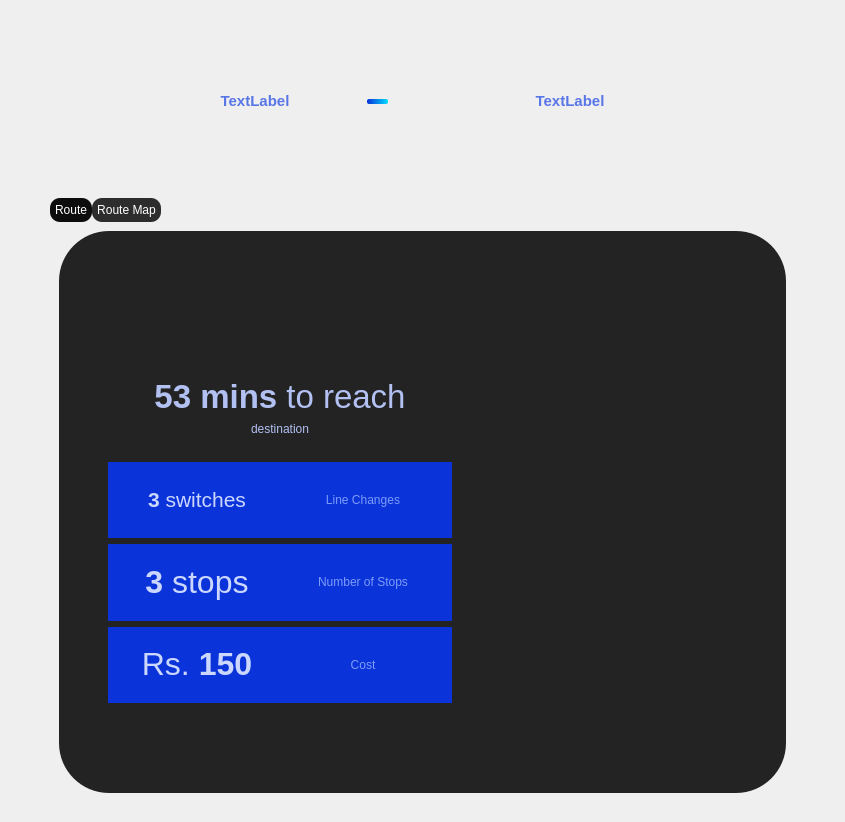
            <widget class="QWidget" name="page_path">
             <layout class="QVBoxLayout" name="verticalLayout_10">
              <property name="leftMargin">
               <number>50</number>
              </property>
              <property name="rightMargin">
               <number>50</number>
              </property>
              <property name="bottomMargin">
               <number>20</number>
              </property>
              <item>
               <widget class="QFrame" name="frame_4">
                <property name="minimumSize">
                 <size>
                  <width>700</width>
                  <height>181</height>
                 </size>
                </property>
                <property name="maximumSize">
                 <size>
                  <width>16777215</width>
                  <height>181</height>
                 </size>
                </property>
                <property name="styleSheet">
                 <string notr="true">background:transparent
</string>
                </property>
                <property name="frameShape">
                 <enum>QFrame::NoFrame</enum>
                </property>
                <property name="frameShadow">
                 <enum>QFrame::Raised</enum>
                </property>
                <layout class="QHBoxLayout" name="horizontalLayout_4">
                 <property name="spacing">
                  <number>7</number>
                 </property>
                 <property name="leftMargin">
                  <number>100</number>
                 </property>
                 <property name="rightMargin">
                  <number>130</number>
                 </property>
                 <item>
                  <widget class="QLabel" name="label_start">
                   <property name="sizePolicy">
                    <sizepolicy hsizetype="Minimum" vsizetype="Minimum">
                     <horstretch>0</horstretch>
                     <verstretch>0</verstretch>
                    </sizepolicy>
                   </property>
                   <property name="minimumSize">
                    <size>
                     <width>200</width>
                     <height>40</height>
                    </size>
                   </property>
                   <property name="maximumSize">
                    <size>
                     <width>200</width>
                     <height>40</height>
                    </size>
                   </property>
                   <property name="font">
                    <font>
                     <family>Segoe UI</family>
                     <pointsize>11</pointsize>
                     <weight>75</weight>
                     <bold>true</bold>
                    </font>
                   </property>
                   <property name="styleSheet">
                    <string notr="true">QLabel{
margin-left: 10px; 
border-radius: 20px;
border: 2px solid transparent; 
background: transparent;
color: rgb(89, 118, 231);
}
QLabel:hover{
margin-left: 10px; 
border: 2px solid rgb(10, 51, 217); 
background:  rgb(10, 51, 217);
color: rgb(178, 192, 242);
}
</string>
                   </property>
                   <property name="frameShape">
                    <enum>QFrame::Box</enum>
                   </property>
                   <property name="text">
                    <string>&lt;strong&gt;TextLabel&lt;/strong&gt;</string>
                   </property>
                   <property name="alignment">
                    <set>Qt::AlignCenter</set>
                   </property>
                  </widget>
                 </item>
                 <item>
                  <spacer name="horizontalSpacer">
                   <property name="orientation">
                    <enum>Qt::Horizontal</enum>
                   </property>
                   <property name="sizeType">
                    <enum>QSizePolicy::Fixed</enum>
                   </property>
                   <property name="sizeHint" stdset="0">
                    <size>
                     <width>10</width>
                     <height>20</height>
                    </size>
                   </property>
                  </spacer>
                 </item>
                 <item>
                  <widget class="QProgressBar" name="progressBar">
                   <property name="minimumSize">
                    <size>
                     <width>0</width>
                     <height>5</height>
                    </size>
                   </property>
                   <property name="maximumSize">
                    <size>
                     <width>16777215</width>
                     <height>5</height>
                    </size>
                   </property>
                   <property name="focusPolicy">
                    <enum>Qt::NoFocus</enum>
                   </property>
                   <property name="styleSheet">
                    <string notr="true">QProgressBar{
background-color: transparent;
color: rgb(200, 200, 200);
border-style: none;
border-radius: 2px;

}
QProgressBar::chunk{
border-radius: 2px;
background:qlineargradient(spread:repeat, x1:0, y1:0.511, x2:1, y2:0.506, stop:0 rgb(10, 51, 217), stop:1 #03ddff);
border: 0px;
}</string>
                   </property>
                   <property name="maximum">
                    <number>100</number>
                   </property>
                   <property name="value">
                    <number>24</number>
                   </property>
                   <property name="alignment">
                    <set>Qt::AlignCenter</set>
                   </property>
                   <property name="textVisible">
                    <bool>false</bool>
                   </property>
                  </widget>
                 </item>
                 <item>
                  <widget class="QLabel" name="label_end">
                   <property name="sizePolicy">
                    <sizepolicy hsizetype="Minimum" vsizetype="Minimum">
                     <horstretch>0</horstretch>
                     <verstretch>0</verstretch>
                    </sizepolicy>
                   </property>
                   <property name="minimumSize">
                    <size>
                     <width>200</width>
                     <height>40</height>
                    </size>
                   </property>
                   <property name="maximumSize">
                    <size>
                     <width>200</width>
                     <height>40</height>
                    </size>
                   </property>
                   <property name="font">
                    <font>
                     <family>Segoe UI</family>
                     <pointsize>11</pointsize>
                     <weight>75</weight>
                     <bold>true</bold>
                    </font>
                   </property>
                   <property name="styleSheet">
                    <string notr="true">QLabel{
margin-left: 10px; 
border-radius: 20px;
border: 2px solid transparent; 
background: transparent;
color: rgb(89, 118, 231);
}
QLabel:hover{
margin-left: 10px; 
border: 2px solid rgb(10, 51, 217); 
background:  rgb(10, 51, 217);
color: rgb(178, 192, 242);
}
</string>
                   </property>
                   <property name="text">
                    <string>TextLabel</string>
                   </property>
                   <property name="alignment">
                    <set>Qt::AlignCenter</set>
                   </property>
                  </widget>
                 </item>
                </layout>
                <zorder>progressBar</zorder>
                <zorder>label_start</zorder>
                <zorder>label_end</zorder>
                <zorder>horizontalSpacer</zorder>
               </widget>
              </item>
              <item>
               <widget class="QTabWidget" name="tabWidget">
                <property name="layoutDirection">
                 <enum>Qt::LeftToRight</enum>
                </property>
                <property name="autoFillBackground">
                 <bool>false</bool>
                </property>
                <property name="styleSheet">
                 <string notr="true">
QTabWidget::pane { border: 0; }
QTabBar::tab {
  background: rgb(45, 45, 45);
  color: white; 
border-radius:10px;
padding : 5px;
} 
QTabBar::tab:selected {
  
	background-color: rgb(13, 13, 13);
  color: white; 
padding : 5px;
} 
QTabBar::tab:hover {
  background: rgb(94, 123, 233);
  color: white; 
padding : 5px;
} </string>
                </property>
                <property name="tabPosition">
                 <enum>QTabWidget::North</enum>
                </property>
                <property name="tabShape">
                 <enum>QTabWidget::Rounded</enum>
                </property>
                <property name="currentIndex">
                 <number>0</number>
                </property>
                <property name="elideMode">
                 <enum>Qt::ElideLeft</enum>
                </property>
                <property name="usesScrollButtons">
                 <bool>true</bool>
                </property>
                <property name="tabsClosable">
                 <bool>false</bool>
                </property>
                <property name="tabBarAutoHide">
                 <bool>false</bool>
                </property>
                <widget class="QWidget" name="Route">
                 <attribute name="title">
                  <string>Route</string>
                 </attribute>
                 <layout class="QVBoxLayout" name="verticalLayout_13">
                  <item>
                   <widget class="QFrame" name="frame_2">
                    <property name="minimumSize">
                     <size>
                      <width>0</width>
                      <height>0</height>
                     </size>
                    </property>
                    <property name="styleSheet">
                     <string notr="true">background:rgb(35,35,35);
border-radius:50px;</string>
                    </property>
                    <property name="frameShape">
                     <enum>QFrame::NoFrame</enum>
                    </property>
                    <property name="frameShadow">
                     <enum>QFrame::Raised</enum>
                    </property>
                    <layout class="QHBoxLayout" name="horizontalLayout_5">
                     <property name="spacing">
                      <number>50</number>
                     </property>
                     <property name="leftMargin">
                      <number>40</number>
                     </property>
                     <property name="topMargin">
                      <number>40</number>
                     </property>
                     <property name="rightMargin">
                      <number>40</number>
                     </property>
                     <property name="bottomMargin">
                      <number>40</number>
                     </property>
                     <item>
                      <widget class="QFrame" name="frame_5">
                       <property name="minimumSize">
                        <size>
                         <width>362</width>
                         <height>400</height>
                        </size>
                       </property>
                       <property name="maximumSize">
                        <size>
                         <width>16777215</width>
                         <height>400</height>
                        </size>
                       </property>
                       <property name="styleSheet">
                        <string notr="true">background: transparent;
border-radius:25px;</string>
                       </property>
                       <property name="frameShape">
                        <enum>QFrame::NoFrame</enum>
                       </property>
                       <property name="frameShadow">
                        <enum>QFrame::Raised</enum>
                       </property>
                       <layout class="QVBoxLayout" name="verticalLayout_11">
                        <item>
                         <widget class="QFrame" name="frame_7">
                          <property name="minimumSize">
                           <size>
                            <width>0</width>
                            <height>135</height>
                           </size>
                          </property>
                          <property name="maximumSize">
                           <size>
                            <width>16777215</width>
                            <height>125</height>
                           </size>
                          </property>
                          <property name="frameShape">
                           <enum>QFrame::StyledPanel</enum>
                          </property>
                          <property name="frameShadow">
                           <enum>QFrame::Raised</enum>
                          </property>
                          <layout class="QVBoxLayout" name="verticalLayout_12">
                           <item>
                            <widget class="QLabel" name="label_time">
                             <property name="font">
                              <font>
                               <family>Segoe UI</family>
                               <pointsize>25</pointsize>
                              </font>
                             </property>
                             <property name="styleSheet">
                              <string notr="true">color:rgb(178, 192, 242);</string>
                             </property>
                             <property name="text">
                              <string>&lt;strong&gt;53 mins&lt;/strong&gt; to reach</string>
                             </property>
                             <property name="alignment">
                              <set>Qt::AlignBottom|Qt::AlignHCenter</set>
                             </property>
                            </widget>
                           </item>
                           <item>
                            <widget class="QLabel" name="label_6">
                             <property name="maximumSize">
                              <size>
                               <width>16777215</width>
                               <height>30</height>
                              </size>
                             </property>
                             <property name="font">
                              <font>
                               <family>Segoe UI</family>
                              </font>
                             </property>
                             <property name="styleSheet">
                              <string notr="true">color:rgb(178, 192, 242);</string>
                             </property>
                             <property name="text">
                              <string>destination</string>
                             </property>
                             <property name="alignment">
                              <set>Qt::AlignHCenter|Qt::AlignTop</set>
                             </property>
                            </widget>
                           </item>
                          </layout>
                         </widget>
                        </item>
                        <item>
                         <widget class="QFrame" name="frame_10">
                          <property name="minimumSize">
                           <size>
                            <width>340</width>
                            <height>76</height>
                           </size>
                          </property>
                          <property name="styleSheet">
                           <string notr="true">background: rgb(10, 51, 217);
border-radius:0px;</string>
                          </property>
                          <property name="frameShape">
                           <enum>QFrame::StyledPanel</enum>
                          </property>
                          <property name="frameShadow">
                           <enum>QFrame::Raised</enum>
                          </property>
                          <layout class="QHBoxLayout" name="horizontalLayout_13">
                           <item>
                            <widget class="QLabel" name="label_changes">
                             <property name="font">
                              <font>
                               <pointsize>16</pointsize>
                              </font>
                             </property>
                             <property name="styleSheet">
                              <string notr="true">color:  rgb(203,215,255);</string>
                             </property>
                             <property name="text">
                              <string>&lt;strong&gt;3&lt;/strong&gt; switches</string>
                             </property>
                             <property name="alignment">
                              <set>Qt::AlignCenter</set>
                             </property>
                            </widget>
                           </item>
                           <item>
                            <widget class="QLabel" name="label_5">
                             <property name="styleSheet">
                              <string notr="true">color:  rgb(124, 156, 248);</string>
                             </property>
                             <property name="text">
                              <string>Line Changes</string>
                             </property>
                             <property name="alignment">
                              <set>Qt::AlignCenter</set>
                             </property>
                            </widget>
                           </item>
                          </layout>
                         </widget>
                        </item>
                        <item>
                         <widget class="QFrame" name="frame_9">
                          <property name="styleSheet">
                           <string notr="true">background: rgb(10, 51, 217);
border-radius:0px;</string>
                          </property>
                          <property name="frameShape">
                           <enum>QFrame::StyledPanel</enum>
                          </property>
                          <property name="frameShadow">
                           <enum>QFrame::Raised</enum>
                          </property>
                          <layout class="QHBoxLayout" name="horizontalLayout_7">
                           <item>
                            <widget class="QLabel" name="label_stops">
                             <property name="font">
                              <font>
                               <family>Segoe UI</family>
                               <pointsize>20</pointsize>
                               <weight>50</weight>
                               <bold>false</bold>
                              </font>
                             </property>
                             <property name="styleSheet">
                              <string notr="true">color:  rgb(203,215,255);</string>
                             </property>
                             <property name="text">
                              <string>&lt;html&gt;&lt;head/&gt;&lt;body&gt;&lt;p&gt;&lt;span style=&quot; font-size:24pt; font-weight:600;&quot;&gt;3 &lt;/span&gt;&lt;span style=&quot; font-size:24pt;&quot;&gt;stops&lt;/span&gt;&lt;/p&gt;&lt;/body&gt;&lt;/html&gt;</string>
                             </property>
                             <property name="alignment">
                              <set>Qt::AlignCenter</set>
                             </property>
                            </widget>
                           </item>
                           <item>
                            <widget class="QLabel" name="label_7">
                             <property name="font">
                              <font>
                               <family>Segoe UI</family>
                               <pointsize>9</pointsize>
                              </font>
                             </property>
                             <property name="styleSheet">
                              <string notr="true"> color: rgb(124, 156, 248);</string>
                             </property>
                             <property name="text">
                              <string>&lt;html&gt;&lt;head/&gt;&lt;body&gt;&lt;p&gt;Number of Stops&lt;/p&gt;&lt;/body&gt;&lt;/html&gt;</string>
                             </property>
                             <property name="alignment">
                              <set>Qt::AlignCenter</set>
                             </property>
                            </widget>
                           </item>
                          </layout>
                         </widget>
                        </item>
                        <item>
                         <widget class="QFrame" name="frame_8">
                          <property name="styleSheet">
                           <string notr="true">background: rgb(10, 51, 217);
border-radius:0px;</string>
                          </property>
                          <property name="frameShape">
                           <enum>QFrame::StyledPanel</enum>
                          </property>
                          <property name="frameShadow">
                           <enum>QFrame::Raised</enum>
                          </property>
                          <layout class="QHBoxLayout" name="horizontalLayout_8">
                           <item>
                            <widget class="QLabel" name="label_cost">
                             <property name="font">
                              <font>
                               <family>Segoe UI</family>
                               <pointsize>11</pointsize>
                               <weight>50</weight>
                               <bold>false</bold>
                              </font>
                             </property>
                             <property name="styleSheet">
                              <string notr="true">color:  rgb(203,215,255);</string>
                             </property>
                             <property name="text">
                              <string>&lt;html&gt;&lt;head/&gt;&lt;body&gt;&lt;p&gt;&lt;span style=&quot; font-size:24pt;&quot;&gt;Rs.&lt;/span&gt;&lt;span style=&quot; font-size:24pt; font-weight:600;&quot;&gt; 150&lt;/span&gt;&lt;/p&gt;&lt;/body&gt;&lt;/html&gt;</string>
                             </property>
                             <property name="alignment">
                              <set>Qt::AlignCenter</set>
                             </property>
                            </widget>
                           </item>
                           <item>
                            <widget class="QLabel" name="label_9">
                             <property name="font">
                              <font>
                               <family>Segoe UI</family>
                               <pointsize>9</pointsize>
                              </font>
                             </property>
                             <property name="styleSheet">
                              <string notr="true">color: rgb(124, 156, 248);</string>
                             </property>
                             <property name="text">
                              <string>&lt;html&gt;&lt;head/&gt;&lt;body&gt;&lt;p&gt;Cost&lt;/p&gt;&lt;/body&gt;&lt;/html&gt;</string>
                             </property>
                             <property name="alignment">
                              <set>Qt::AlignCenter</set>
                             </property>
                            </widget>
                           </item>
                          </layout>
                         </widget>
                        </item>
                       </layout>
                      </widget>
                     </item>
                     <item>
                      <widget class="QFrame" name="frame_6">
                       <property name="maximumSize">
                        <size>
                         <width>16777215</width>
                         <height>478</height>
                        </size>
                       </property>
                       <property name="frameShape">
                        <enum>QFrame::NoFrame</enum>
                       </property>
                       <property name="frameShadow">
                        <enum>QFrame::Raised</enum>
                       </property>
                       <layout class="QHBoxLayout" name="horizontalLayout_6">
                        <property name="leftMargin">
                         <number>0</number>
                        </property>
                        <property name="topMargin">
                         <number>0</number>
                        </property>
                        <property name="rightMargin">
                         <number>0</number>
                        </property>
                        <item>
                         <widget class="QScrollArea" name="scrollArea_2">
                          <property name="minimumSize">
                           <size>
                            <width>0</width>
                            <height>478</height>
                           </size>
                          </property>
                          <property name="maximumSize">
                           <size>
                            <width>16777215</width>
                            <height>478</height>
                           </size>
                          </property>
                          <property name="styleSheet">
                           <string notr="true">
 QScrollBar:vertical
 {
     background-color: #2A2929;
     width: 15px;
     margin: 15px 3px 15px 3px;
     border: 1px transparent;
     border-radius: 4px;
 }

 QScrollBar::handle:vertical
 {
     background-color:rgb(55,55,55);      
     min-height: 5px;
     border-radius: 4px;
 }

 QScrollBar::sub-line:vertical
 {
     margin: 3px 0px 3px 0px;
     border-image: url(:/qss_icons/rc/up_arrow_disabled.png);
     height: 10px;
     width: 10px;
     subcontrol-position: top;
     subcontrol-origin: margin;
 }

 QScrollBar::add-line:vertical
 {
     margin: 3px 0px 3px 0px;
     border-image: url(:/qss_icons/rc/up_arrow_disabled.png);
     height: 10px;
     width: 10px;
     subcontrol-position: bottom;
     subcontrol-origin: margin;
 }

 QScrollBar::sub-line:vertical:hover,QScrollBar::sub-line:vertical:on
 {

     border-image: url(:/qss_icons/rc/up_arrow.png);
     height: 10px;
     width: 10px;
     subcontrol-position: top;
     subcontrol-origin: margin;
 }


 QScrollBar::add-line:vertical:hover, QScrollBar::add-line:vertical:on
 {
     border-image: url(:/qss_icons/rc/up_arrow.png);
     height: 10px;
     width: 10px;
     subcontrol-position: bottom;
     subcontrol-origin: margin;
 }

 QScrollBar::up-arrow:vertical, QScrollBar::down-arrow:vertical
 {
     background: none;
 }


 QScrollBar::add-page:vertical, QScrollBar::sub-page:vertical
 {
     background: none;
 }</string>
                          </property>
                          <property name="widgetResizable">
                           <bool>true</bool>
                          </property>
                          <widget class="QWidget" name="scrollAreaWidgetContents_2">
                           <property name="geometry">
                            <rect>
                             <x>0</x>
                             <y>0</y>
                             <width>346</width>
                             <height>478</height>
                            </rect>
                           </property>
                           <layout class="QVBoxLayout" name="verticalLayout_15">
                            <item>
                             <widget class="QPushButton" name="pushButton">
                              <property name="text">
                               <string/>
                              </property>
                             </widget>
                            </item>
                           </layout>
                          </widget>
                         </widget>
                        </item>
                       </layout>
                      </widget>
                     </item>
                    </layout>
                   </widget>
                  </item>
                 </layout>
                </widget>
                <widget class="QWidget" name="routemap">
                 <attribute name="title">
                  <string>Route Map</string>
                 </attribute>
                 <layout class="QVBoxLayout" name="verticalLayout_14">
                  <item>
                   <widget class="QFrame" name="frame_route_map">
                    <property name="styleSheet">
                     <string notr="true">background:rgb(35,35,35);
border-radius:50px;</string>
                    </property>
                    <property name="frameShape">
                     <enum>QFrame::StyledPanel</enum>
                    </property>
                    <property name="frameShadow">
                     <enum>QFrame::Raised</enum>
                    </property>
                    <layout class="QVBoxLayout" name="verticalLayout_16">
                     <item>
                      <widget class="QLabel" name="label_4">
                       <property name="maximumSize">
                        <size>
                         <width>16777215</width>
                         <height>16</height>
                        </size>
                       </property>
                       <property name="text">
                        <string/>
                       </property>
                      </widget>
                     </item>
                    </layout>
                   </widget>
                  </item>
                 </layout>
                </widget>
               </widget>
              </item>
             </layout>
            </widget>
